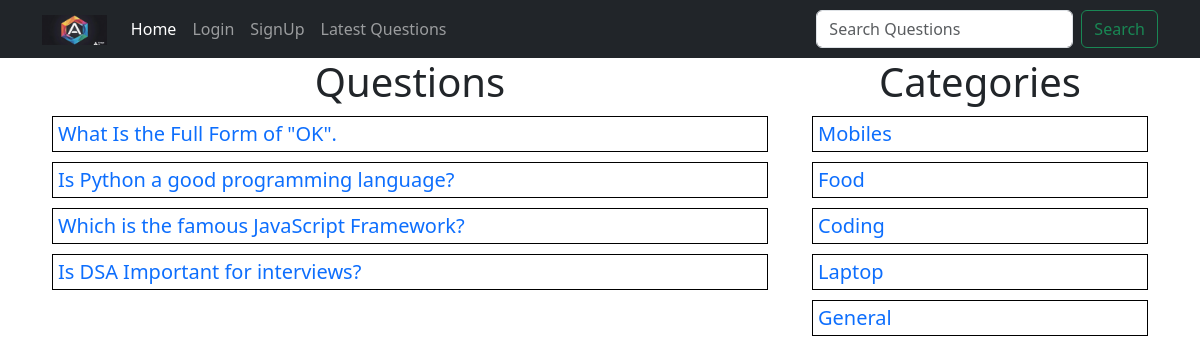
Screenshot of /?c_id=3 with the database file from the repository.
### tables this page shows
CREATE TABLE `questions` (
  `id` int(10) NOT NULL,
  `title` varchar(100) NOT NULL,
  `description` varchar(300) NOT NULL,
  `category_id` int(10) NOT NULL,
  `user_id` int(10) NOT NULL
);

CREATE TABLE `category` (
  `id` int(10) NOT NULL,
  `category` varchar(50) NOT NULL
);

### client/categorylist.php (the view)
<div>
    <h1 class="heading">Categories</h1>
    <?php
        include("./common/db.php");
        $query = "select * from category";
        $result = $conn->query($query);
        foreach($result as $row) {
            $category = ucfirst($row['category']);
            $id = $row['id'];
            echo "<div class='row question-list'><h5><a href='?c_id=$id'>$category</a></h5></div>";
        }
    ?>
</div>

### client/questions.php (shortened to what this page needs)
<div class="container">
    <div class="row">
        <div class="col-8">
            <h1 class="heading">Questions</h1>
            <?php
            include("./common/db.php");
            if(isset($_GET['c_id'])){
                $query = "select * from questions where category_id=$c_id";
            }
            elseif(isset($_GET['u_id'])) {
                $query = "select * from questions where user_id=$u_id";
            }
            elseif(isset($_GET['latest'])) {
                $query = "select * from questions order by id desc";
            }
            elseif(isset($_GET['search'])) {
                $query = "select * from questions where `title` Like '%$search%'";
            }
            else {
                $query = "select * from questions";
            }
            $result = $conn->query($query);
            foreach($result as $row) {
                $title = $row['title'];
                $id = $row['id'];
                echo "<div class='row question-list'><h5 class='my-question'><a href='?q-id=$id'>$title</a>";
                echo "</h5></div>";
            }
            ?>
        </div>
        <div class="col-4">
            <?php
                include("categorylist.php");
            ?>
        </div>
    </div>
</div>

### public/style.css (style rules this page uses)
.heading { text-align: center; }
.question-list { border: 1px solid black; padding: 5px; margin: 10px; }
.question-list h5 { margin: 0; padding: 0; }
.question-list a { text-decoration: none; }
.my-question { display: flex; justify-content: space-between; }

### rows the page displays
questions: title "What Is the Full Form of \"OK\"."
questions: title "Is Python a good programming language?"
questions: title "Which is the famous JavaScript Framework?"
questions: title "Is DSA Important for interviews?"
category: category "Mobiles"
category: category "Food"
category: category "Coding"
category: category "Laptop"
category: category "General"
